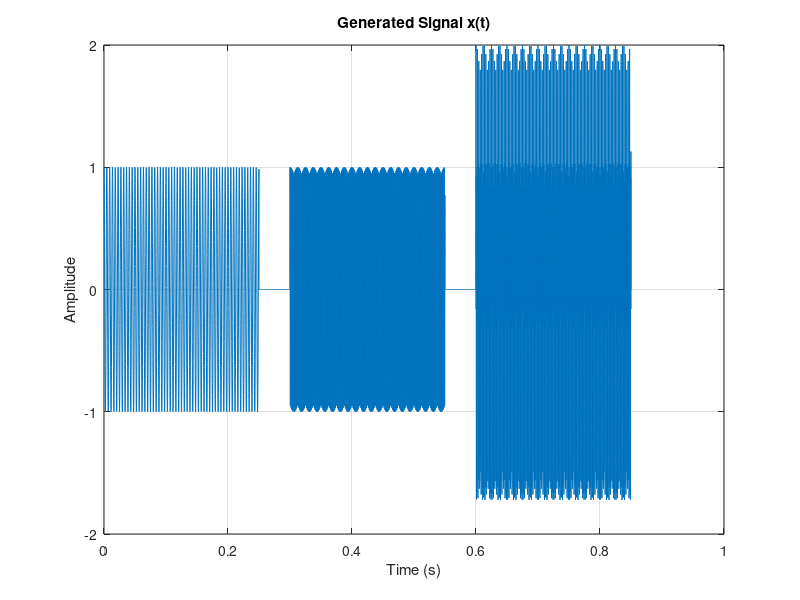

Write the MATLAB code that produced this figure. (Note: this script raises an error after producing the figure.)
%% 5.3a)
fs = 8000;              % Sampling frequency
t = 0:1/fs:0.85;        % Time vector from 0 to 0.85 seconds with 1/fs step
xx = zeros(size(t));    % Initialize signal vector

% Define the three time intervals
interval1 = (t >= 0) & (t < 0.25);
interval2 = (t >= 0.3) & (t < 0.55);
interval3 = (t >= 0.6) & (t < 0.85);

% Add sinusoids in each time interval
xx(interval1) = cos(2*pi*220*t(interval1));
xx(interval2) = cos(2*pi*880*t(interval2));
xx(interval3) = cos(2*pi*440*t(interval3)) + cos(2*pi*1760*t(interval3));

% Plot the signal
figure(10);
plot(t, xx);
title('Generated Signal x(t)');
xlabel('Time (s)');
ylabel('Amplitude');
grid on;

%% 5.3b)
% Frequency bands for 5 BPF
bands = [BP_Filters(2, "StartingFreq_Hz_"), BP_Filters(2, "EndingFreq_Hz_"); 
        BP_Filters(3, "StartingFreq_Hz_"), BP_Filters(3, "EndingFreq_Hz_"); 
        BP_Filters(4, "StartingFreq_Hz_"), BP_Filters(4, "EndingFreq_Hz_");
        BP_Filters(5, "StartingFreq_Hz_"), BP_Filters(5, "EndingFreq_Hz_");
        BP_Filters(6, "StartingFreq_Hz_"), BP_Filters(6, "EndingFreq_Hz_");];
L = 101;                 % Filter length
N = 1024;                % FFT size for frequency response
numBands = size(bands, 1);
filterOutputs = zeros(numBands, length(xx)); % To store filter outputs

for i = 1:numBands
    % Calculate center frequency and normalized cutoff
    fc = (bands{i, "StartingFreq_Hz_"} + bands{i, "EndingFreq_Hz_"}) / 2;
    wc = 2 * pi * fc / fs; % Convert to normalized frequency
    
    % Call HammingNorm to generate frequency response
    H = HammingNorm(wc, L, N); % Obtain frequency response
    
    % Apply the filter (IFFT to create time-domain filter coefficients)
    h = ifft(ifftshift(H), 'symmetric');
    h = h(1:L); % Trim to filter length
    
    % Filter the signal
    filterOutputs(i, :) = filter(h, 1, xx);
end
    
%% 5.3c)
% Plot Frequency Responses for All Filters
figure(11);
for i = 1:numBands
    subplot(numBands, 1, i);
    plot(t, filterOutputs(i, :));
    title(['Filter Output for Band ', num2str(round(bands{i, "StartingFreq_Hz_"})), ...
        '-', num2str(round(bands{i, "EndingFreq_Hz_"})), ' Hz']);
    xlabel('Time (s)');
    ylabel('Amplitude');
    grid on;
end

%% 5.3d) Validate Output Signals by Comparing Magnitudes and Phases
% Frequency responses for validation
filterOutputMaxFreq = zeros(3, numBands);
regionIndex = [1, 0.25*fs; 0.3*fs, 0.55*fs; 0.6*fs, 0.85*fs];
regions = {xx(1:0.25*fs), xx(0.3*fs:0.55*fs), xx(0.6*fs:0.85*fs)}; % Cell array to store regions
regionOctave = zeros(3, 1); % To store octave results for each region

%For the input signal xx, based on the given definition:

%xx1 is a sinusoid at 220 Hz → Expected Octave = 3.
%xx2 is a sinusoid at 880 Hz → Expected Octave = 5.
%xx3 contains 440 Hz and 1760 Hz → Expected Octaves = 4.

% Validation of Regions
expectedOctaves = [3, 5, 4]; % Expected octaves for xx1, xx2, xx3

% Define frequency axis limits
f = (0:N-1) * (fs / N);
maxFreqIndex = find(f <= BP_Filters{6, "EndingFreq_Hz_"}); 
maxFreqIndex = maxFreqIndex(end);
minFreqIndex = find(f >= BP_Filters{1, "StartingFreq_Hz_"}); 
minFreqIndex = minFreqIndex(1);

for regionIdx = 1:3
    currentRegion = regions{regionIdx}; % Select the current region (xx1, xx2, xx3)
    
    % Initialize storage for filter outputs in the current region
    filterOutputs = zeros(numBands, length(currentRegion));
    maxMagnitudes = zeros(1, numBands); % To store the max magnitude for each filter band
    
    % Filter each region
    for i = 1:numBands
        % Calculate center frequency and normalized cutoff
        fc = (bands{i, "StartingFreq_Hz_"} + bands{i, "EndingFreq_Hz_"}) / 2;
        wc = 2 * pi * fc / fs; % Convert to normalized frequency

        % Call HammingNorm to generate frequency response
        H = HammingNorm(wc, L, N); % Obtain frequency response

        % Apply the filter (IFFT to create time-domain filter coefficients)
        h = ifft(ifftshift(H), 'symmetric');
        h = h(1:L); % Trim to filter length

        % Filter the current region signal
        filterOutputs(i, :) = filter(h, 1, currentRegion);
    end

    % Compute and store the max frequencies for validation
    figure(regionIdx + 11); % Start figure numbering from 12
    sgtitle(['Region ', num2str(regionIdx)]);

    for i = 1:numBands
        % Fourier Transform of the filter output
        Y = fft(filterOutputs(i, :), N);
        Y = Y(minFreqIndex:maxFreqIndex);
        f_band = f(minFreqIndex:maxFreqIndex);

        % Magnitude and phase plots
        subplot(numBands, 2, 2*i-1);
        plot(f_band, abs(Y));
        title(['Magnitude of Output for Band ', num2str(round(bands{i, "StartingFreq_Hz_"})), ...
            '-', num2str(round(bands{i, "EndingFreq_Hz_"})), ' Hz']);
        xlabel('Frequency (Hz)');
        xlim([f_band(1) f_band(end)]);
        ylabel('Magnitude');
        grid on;

        subplot(numBands, 2, 2*i);
        plot(f_band, angle(Y) / pi);
        title(['Phase of Output for Band ', num2str(round(bands{i, "StartingFreq_Hz_"})), ...
            '-', num2str(round(bands{i, "EndingFreq_Hz_"})), ' Hz']);
        xlabel('Frequency (Hz)');
        xlim([f_band(1) f_band(end)]);
        ylabel('Phase (\pi rad)');
        grid on;

        % Find the max magnitude for the current band
        maxMagnitudes(i) = max(abs(Y));
    end
    
    % Determine the octave for the region based on the band with the highest peak
    [~, maxBandIdx] = max(maxMagnitudes); % Index of the band with the highest peak
    regionOctave(regionIdx) = maxBandIdx + 1; % Octave is band index + 1
    
    % Display the result
    disp(['Region ', num2str(regionIdx), ' belongs to Octave ', num2str(regionOctave(regionIdx))]);
end

validationPassed = true; % Flag to track validation status

for regionIdx = 1:3
    fprintf('Validating Region %d...\n', regionIdx);
    fprintf('Computed Octave: %d | Expected Octave: %d\n', regionOctave(regionIdx), expectedOctaves(regionIdx));
    
    if regionOctave(regionIdx) == expectedOctaves(regionIdx)
        fprintf('Region %d: Validation Passed.\n', regionIdx);
    else
        fprintf('Region %d: Validation Failed!\n', regionIdx);
        validationPassed = false;
    end
end

if validationPassed
    disp('All regions passed validation!');
else
    disp('Some regions failed validation. Check the filtering and analysis.');
end

%% 5.3e)
% Define filter length and sampling frequency
L = length(h); % Filter length
transientDuration = L / fs; % Transient duration in seconds

fprintf('Transient Duration: %.4f seconds\n', transientDuration);

% Analyze transient effects for each filter in each region
for regionIdx = 1:3
    currentRegion = regions{regionIdx}; % Select the current region
    filterOutputs = zeros(numBands, length(currentRegion));
    
    % Apply each filter to the current region
    for i = 1:numBands
        % Calculate center frequency and normalized cutoff
        fc = (bands{i, "StartingFreq_Hz_"} + bands{i, "EndingFreq_Hz_"}) / 2;
        wc = 2 * pi * fc / fs; % Convert to normalized frequency

        % Call HammingNorm to generate frequency response
        H = HammingNorm(wc, L, N); % Obtain frequency response
        h = ifft(ifftshift(H), 'symmetric'); % Filter coefficients
        h = h(1:L); % Trim to filter length

        % Filter the signal
        filterOutputs(i, :) = filter(h, 1, currentRegion);

        % Plot transient effects
        figure(regionIdx + 20); % Separate figure for each region
        subplot(numBands, 1, i);
        plot(((0:length(currentRegion)-1) / fs), filterOutputs(i, :));
        hold on;
        xline(transientDuration, 'r--', 'LineWidth', 1.5); % Mark transient duration
        title(['Filter Output for Band ', num2str(round(bands{i, "StartingFreq_Hz_"})), ...
            '-', num2str(round(bands{i, "EndingFreq_Hz_"})), ' Hz']);
        xlabel('Time (s)');
        xlim([0 0.05])
        ylabel('Amplitude');
        sgtitle(['First 5 Secconds of Region ', num2str(regionIdx)]);
        grid on;
        hold off;
    end
end

% The transient duration lasts roughly 12.6 ms which can be seen in the
% plots indicated by the red vertical line. The duration is the same for
% each filter in the bank.

%% Function

%% Normalized Hanning Bandpass Filter (5.2)

% Same as function "BPFbetter" but with a scaling term "B" so that the
% maximum value at the center frequency is equal to one.

function H = HammingNorm(wc, L, N)
    h = zeros(1, L); % Initialize impulse response
    
    % For loop defining impulse Response for BPF with Hamming window
    for n = 0:L-1
        h(n+1) = (0.54 - 0.46 * cos(2 * pi * n / (L - 1))) * cos(wc * (n - (L - 1) / 2)); 
    end
    % Frequency response for the bandpass filter
H1 = fftshift(fft(h,N)); % Take N-point DFT of Bandpass filter and shift 0 frequency to center
B = 1/max(abs(H1));% Scaling factor so that max(abs(H)) = 1.
H = B*H1;
end
